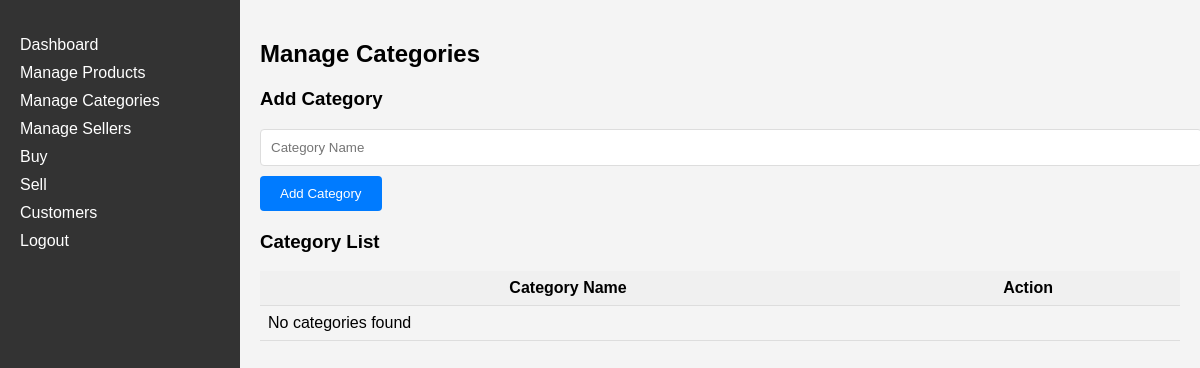
The page /pages/manage_categories.php (signed in) on the database as committed earlier.
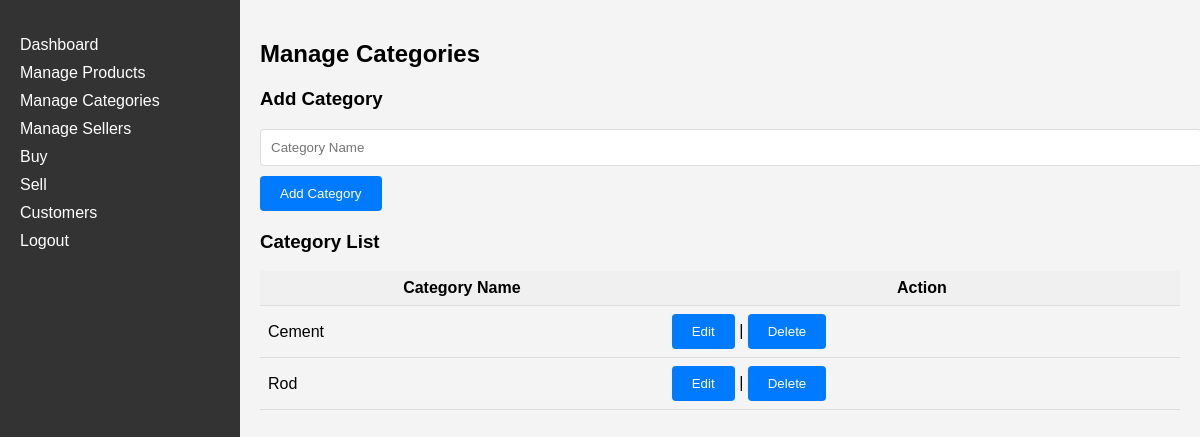
The same page on the database as committed later.
### tables this page shows
CREATE TABLE categories (
    id INT AUTO_INCREMENT PRIMARY KEY,
    name VARCHAR(255) NOT NULL,
    created_at TIMESTAMP DEFAULT CURRENT_TIMESTAMP
);

### pages/manage_categories.php (the view, shortened to what this page needs)
<?php
include '../config/database.php';
include '../includes/header.php';
include '../includes/sidebar.php';
$categorySql = "SELECT * FROM categories";
$categoryResult = $conn->query($categorySql);
?>
<h2>Manage Categories</h2>
<h3>Add Category</h3>
<form method="post">
    <input type="text" name="name" placeholder="Category Name" required><br>
    <button type="submit" name="add_category">Add Category</button>
</form>
<h3>Category List</h3>
<table>
    <thead>
        <tr>
            <th>Category Name</th>
            <th>Action</th>
        </tr>
    </thead>
    <tbody>
        <?php
        if ($categoryResult->num_rows > 0) {
            while ($categoryRow = $categoryResult->fetch_assoc()) {
                echo "<tr>";
                echo "<td>" . $categoryRow['name'] . "</td>";
                echo "<td>";
                echo "<button onclick=\"editCategory(" . $categoryRow['id'] . ", '" . $categoryRow['name'] . "')\">Edit</button> | ";
                echo "<form method='post' style='display:inline;'><input type='hidden' name='id' value='" . $categoryRow['id'] . "'><button type='submit' name='delete_category'>Delete</button></form>";
                echo "</td>";
                echo "</tr>";
            }
        } else {
            echo "<tr><td colspan='2'>No categories found</td></tr>";
        }
        ?>
    </tbody>
</table>
<?php include '../includes/footer.php'; ?>

Rows that differ between the two databases and show on the page:
added categories: name "Cement"
added categories: name "Rod"
Other text that changed with them:
text no longer shown: "No categories found"
